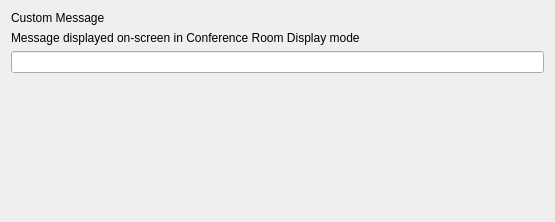
<?xml version="1.0" encoding="UTF-8"?>
<ui version="4.0">
 <class>ConferenceRoomDisplayForm</class>
 <widget class="QWidget" name="ConferenceRoomDisplayForm">
  <property name="geometry">
   <rect>
    <x>0</x>
    <y>0</y>
    <width>555</width>
    <height>222</height>
   </rect>
  </property>
  <property name="windowTitle">
   <string>Form</string>
  </property>
  <layout class="QVBoxLayout" name="verticalLayout_4" stretch="0,0,0,0">
   <item>
    <widget class="QLabel" name="customMessage">
     <property name="text">
      <string>Custom Message</string>
     </property>
    </widget>
   </item>
   <item>
    <widget class="QLabel" name="lTipCustomMessage">
     <property name="text">
      <string>Message displayed on-screen in Conference Room Display mode</string>
     </property>
    </widget>
   </item>
   <item>
    <widget class="QLineEdit" name="editCustomMessage">
     <property name="text">
      <string/>
     </property>
    </widget>
   </item>
   <item>
    <spacer name="verticalSpacer">
     <property name="orientation">
      <enum>Qt::Vertical</enum>
     </property>
     <property name="sizeHint" stdset="0">
      <size>
       <width>20</width>
       <height>40</height>
      </size>
     </property>
    </spacer>
   </item>
  </layout>
 </widget>
 <resources/>
 <connections/>
</ui>
